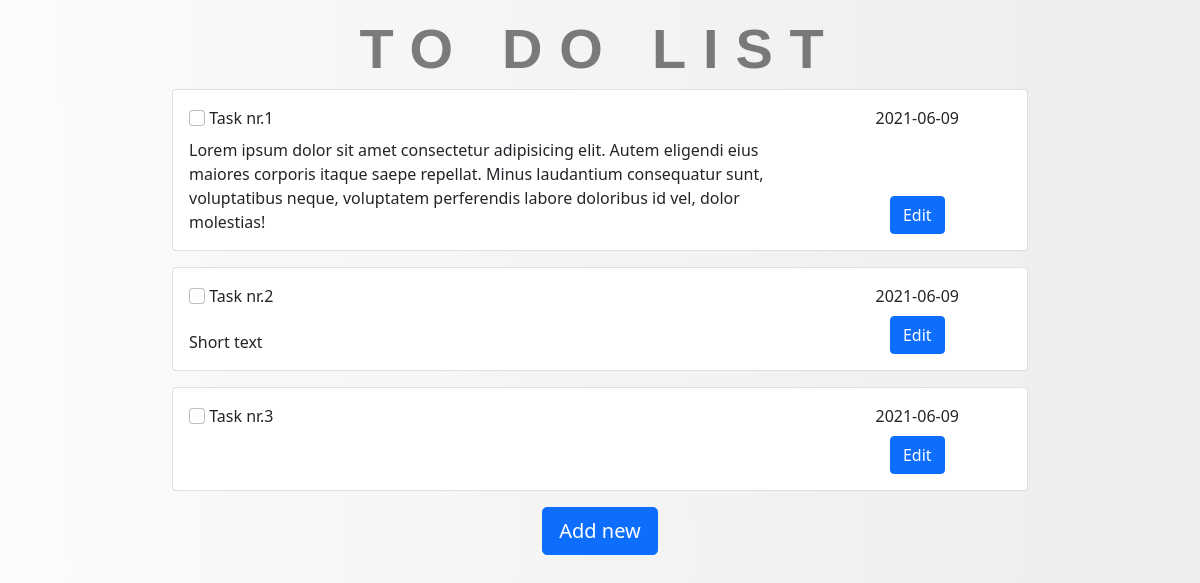
The page / on the database its author committed.
### tables this page shows
CREATE TABLE `tasks` (
  `task_id` int(11) NOT NULL AUTO_INCREMENT,
  `title` varchar(255) NOT NULL,
  `description` text DEFAULT NULL,
  `date` date NOT NULL DEFAULT curdate(),
  PRIMARY KEY (`task_id`)
);

### index.php (the view)
<?php include("database.php"); ?>
<?php include('static/header.php'); ?>
<main class="container-fluid mb-3 taskSize">
  <?php
    $query = "SELECT * FROM tasks;";
    $result_tasks = mysqli_query($conn, $query);
    while($row = mysqli_fetch_assoc($result_tasks)) { ?>
    <div class="card mb-3">
      <div class="card-body">
      <div class="row align-items-start">
        <div class="col-9 mb-2">
          <input class="form-check-input check" type="checkbox" value="" onclick="toogleFunction()">
          <label class="form-check-label" for="flexCheckDefault"><?php echo $row['title']; ?></label>
        </div>
        <div class="col-3 mb-2 text-center"><?php echo $row['date']; ?></div>
      </div>
        <div class="row align-items-end">
          <div class="col-9"><?php echo $row['description']; ?></div>
          <div class="col-3 text-center">
            <a href="edit_task.php?task_id=<?php echo $row['task_id']?>" class="btn btn-primary">Edit</a>
          </div>
        </div>
      </div>
    </div>
  <?php } ?>
  <div class="text-center ">
    <a href="add_task.php" class="btn btn-primary mb-2 btn-lg">Add new</a>
  </div>
</main>
<?php include('static/footer.php'); ?>

### static/header.php (shortened to what this page needs)
<!DOCTYPE html>
<html lang="en">
<head>
	<link href="https://cdn.jsdelivr.net/npm/bootstrap@5.0.1/dist/css/bootstrap.min.css" rel="stylesheet">
	<link href="static/style.css" rel="stylesheet" type="text/css">
</head>
<body class="mt-3">
	<h1 id="title">To Do List</h1>

### static/footer.php (shortened to what this page needs)
</body>
</html>

### static/style.css (style rules this page uses)
body { background: linear-gradient(89deg, #fdfbfb 0%, #ebedee 100%); }
#title { font: 600 3.5em 'Raleway', sans-serif; color: rgba(0, 0, 0, .5); text-align: center; text-transform: uppercase; letter-spacing: .3em; width: 100%; }
.taskSize { max-width: 55rem; }

### rows shown on the page
tasks: title "Task nr.1", date "2021-06-09", description "Lorem ipsum dolor sit amet consectetur adipisicing elit. Autem eligendi eius maiores corporis itaque saepe repellat. Minus laudantium consequatur sunt, voluptatibus neque, voluptatem perferendis labore doloribus id vel, dolor molestias!"
tasks: title "Task nr.2", date "2021-06-09", description "Short text"
tasks: title "Task nr.3", date "2021-06-09"
